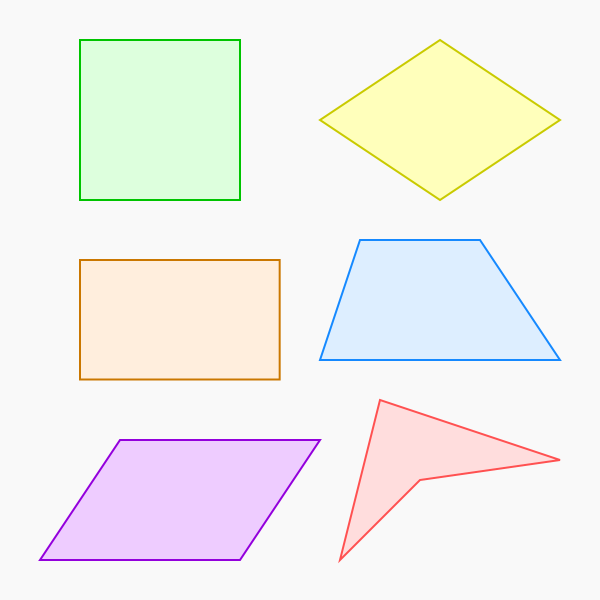
#> input picture DimCalc Diagonal/Test.jpg, 600 x 600 px
$ python test.py
#> lines starting #> are read from the running program, lines starting #| are printed output that depends on the picture
#> further down, img is the input picture: shape (600, 600, 3); mean B, G, R 238.8, 242, 243.2
#> (printed output is left out)
### DimCalc Diagonal/IPH.py
import cv2
from cv2 import imshow
import numpy as np
import matplotlib.pyplot as plt


def Display(title, src):
    cv2.imshow(title, src)
    cv2.waitKey(0)


def Grayscale(src):
    return cv2.cvtColor(src, cv2.COLOR_BGR2GRAY)


# [17 lines left out: functions ListDisplay, DisplayMultiple, Resize, not called in this run]


def Scale(src, x, y):
    return cv2.resize(src, (0, 0), fx=x, fy=y)


# [14 lines left out: functions Outline, Blur, not called in this run]


def Erode(src, x, y, Iterations=1):
    return cv2.erode(src, np.ones((x, y), np.uint8), iterations=Iterations)


def Dilate(src, x, y, Iterations=1):
    return cv2.dilate(src, np.ones((x, y), np.uint8), iterations=Iterations)


def CalcHist(img):
    return cv2.calcHist([img], [0], None, [256], [0, 256])


def HistDisplay(img):
    img_gray = cv2.cvtColor(img, cv2.COLOR_BGR2GRAY)
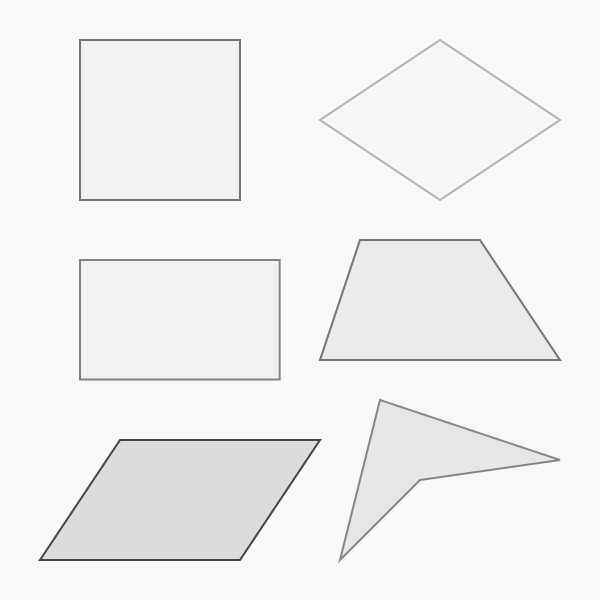
#> img_gray: shape (600, 600); min 69, max 249, mean 242
    cv2.imshow("Image", img_gray)
    plt.plot(CalcHist(img))
    plt.show()
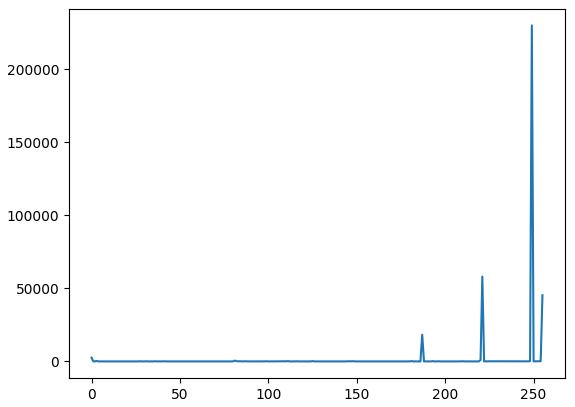
#> figure drawn by matplotlib, 1 panel; curve peaks at x = 249, y = 229913
    cv2.waitKey(0)


def BinaryThresh(src, x=128):
    return cv2.threshold(Grayscale(src), x, 255, cv2.THRESH_BINARY)[1]


def InvBinaryThresh(src, x=128):
    return cv2.threshold(Grayscale(src), x, 255, cv2.THRESH_BINARY_INV)[1]


def TruncThresh(src, x=128):
    return cv2.threshold(Grayscale(src), x, 255, cv2.THRESH_TRUNC)[1]


def ToZeroThresh(src, x=128):
    return cv2.threshold(Grayscale(src), x, 255, cv2.THRESH_TOZERO)[1]


def InvToZeroThresh(src, x=128):
    return cv2.threshold(Grayscale(src), x, 255, cv2.THRESH_TOZERO_INV)[1]


def AdaptiveThresh(src, x=128):
    return cv2.adaptiveThreshold(Grayscale(src), 255, cv2.ADAPTIVE_THRESH_GAUSSIAN_C, cv2.THRESH_BINARY, 199, 5)


def OtsuThresh(src, x=128):
    return cv2.threshold(Grayscale(src), x, 255, cv2.THRESH_BINARY + cv2.THRESH_OTSU)[1]


def colorFilterMask(src, lower, upper):
    return cv2.inRange(cv2.cvtColor(src, cv2.COLOR_BGR2HSV), lower, upper)


def colorFilter(src, lower, upper):
    return cv2.bitwise_and(src, src, mask=colorFilterMask(src, lower, upper))


# [20 lines left out: function HoughLines, not called in this run]


def ContourFind(img):
    return cv2.findContours(img, cv2.RETR_EXTERNAL, cv2.CHAIN_APPROX_NONE)[0]


# [21 lines left out: function getContours, not called in this run]

### DimCalc Diagonal/test.py
import math
import cv2

import IPH


img = cv2.imread("Test.jpg", cv2.IMREAD_REDUCED_COLOR_2)
print(IPH.CalcHist(img))
IPH.HistDisplay(img)


# greg "[t/fr]ed" ${filename}
# greg "[t/f]?ed" ${filename}
# greg "^[^g]" ${filename}
# greg "^(g|[0-9])" ${filename}
# greg "^(guna)" ${filename}
# greg "(sam).\1" ${filename}

$ run again, with DimCalc Diagonal/rect.png saved as DimCalc Diagonal/Test.jpg
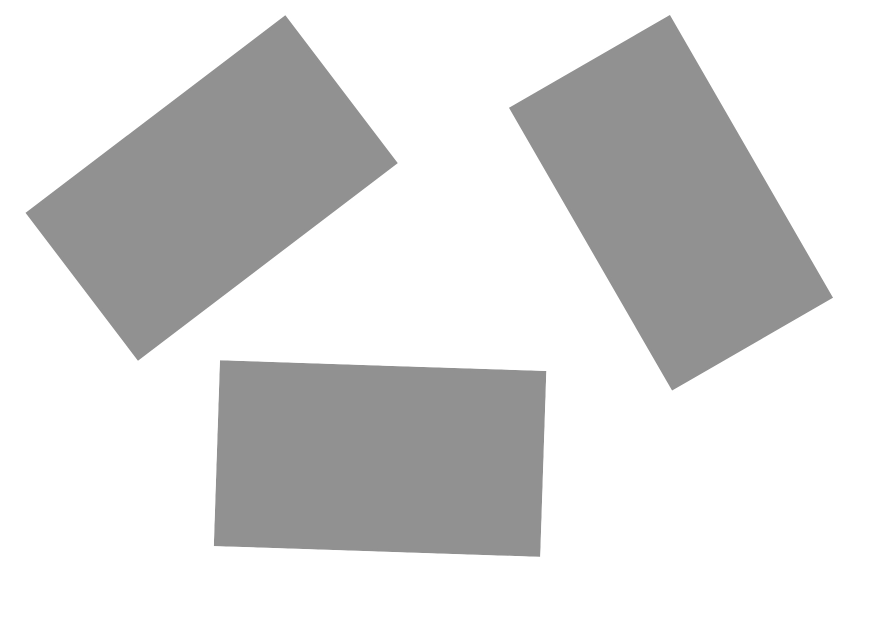
#> input picture DimCalc Diagonal/rect.png, 874 x 620 px
#> img is the input picture: shape (620, 874, 3); min 143, max 255, mean 218.1
#> (printed output is left out)
#> in HistDisplay, `plt.show()`:
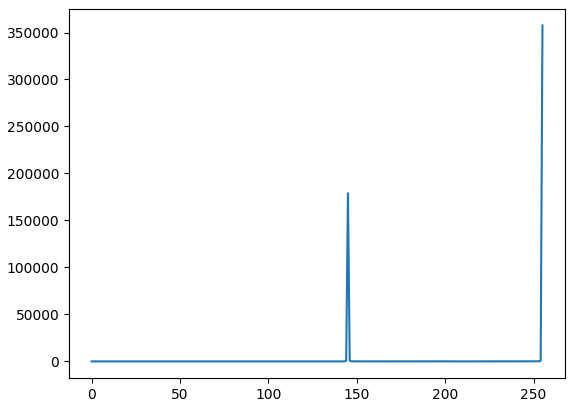
#> figure drawn by matplotlib, 1 panel; curve peaks at x = 255, y = 357556
